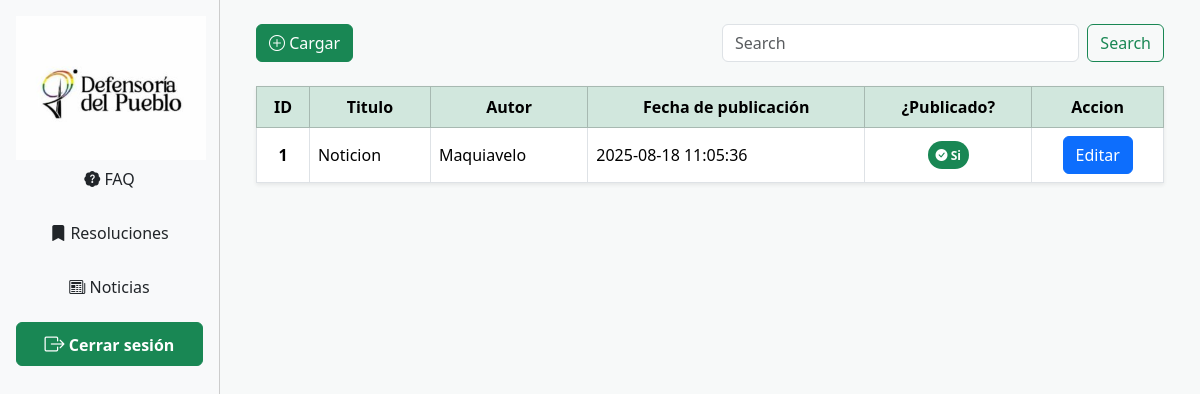
/principal/index.php?vista=noticias/noticias, run on the app's committed database.
### tables this page shows
CREATE TABLE `noticias` (
  `noticia_id` int(10) UNSIGNED NOT NULL,
  `titulo` varchar(100) NOT NULL,
  `contenido` text NOT NULL,
  `fecha_creacion` datetime NOT NULL DEFAULT current_timestamp(),
  `fecha_publicacion` datetime NOT NULL DEFAULT current_timestamp(),
  `fecha_finalizacion` datetime NOT NULL DEFAULT current_timestamp(),
  `autor` varchar(50) NOT NULL,
  `foto` varchar(20) DEFAULT NULL COMMENT 'Guarda el nombre de la foto',
  `estado` tinyint(4) NOT NULL DEFAULT 1
);

### vistas/noticias/noticias.php (the view, shortened to what this page needs)
<?php
    include_once "../plantilla/head2.php";
    mysqli_set_charset($link, "utf8mb4");
    $sql = "SELECT noticia_id, autor, titulo, fecha_creacion, estado FROM noticias";
    $items = mysqli_query($link, $sql);
?>
<div class="container">
    <div class="row">
        <div class="col">
            <a href="index.php?vista=noticias/cargarNoticia" class="btn btn-success"> <i class="bi bi-plus-circle"></i>&nbsp;Cargar</a>
        </div>
        <div class="col">
            <form class="d-flex" role="search">
                <input class="form-control me-2" type="search" placeholder="Search" aria-label="Search" />
                <button class="btn btn-outline-success" type="submit">Search</button>
            </form>
        </div>
    </div>
    <div class="row">
        <div class="col">
            <br>
            <table class="table table-hover table-bordered align-middle shadow-sm">
                <thead class="table-success text-center">
                    <tr>
                        <th scope="col">ID</th>
                        <th scope="col">Titulo</th>
                        <th scope="col">Autor</th>
                        <th scope="col">Fecha de publicación</th>
                        <th scope="col">¿Publicado?</th>
                        <th scope="col">Accion</th>
                    </tr>
                </thead>
                <tbody>
                    <?php while ($campos = mysqli_fetch_array($items)) { ?>
                    <tr>
                        <td class="text-center fw-bold"><?= $campos['noticia_id'] ?></td>
                        <td><?= $campos['titulo'] ?></td>
                        <td><?= $campos['autor'] ?></td>
                        <td><?= $campos['fecha_creacion'] ?></td>
                        <td class="text-center">
                            <?php if ($campos['estado'] == 1): ?>
                                <span class="badge rounded-pill bg-success p-2">
                                    <i class="bi bi-check-circle-fill"></i> Si
                                </span>
                            <?php else: ?>
                                <span class="badge rounded-pill bg-danger p-2">
                                    <i class="bi bi-x-circle-fill"></i> No
                                </span>
                            <?php endif; ?>
                        </td>
                        <td class="text-center">
                            <a href="index.php?vista=noticias/cargarNoticia&id=<?= $campos['noticia_id'] ?>" class="btn btn-primary">Editar</a>
                        </td>
                    </tr>
                <?php } ?>
                </tbody>
            </table>
        </div>
    </div>
</div>
</body>
</html>

### plantilla/style.css (style rules this page uses)
html, body { margin: 0; background-color: #f7f9f9; display: flex; flex-direction: column; height: 100%; }

### data on the page
noticias: noticia_id "1", titulo "Noticion", autor "Maquiavelo", fecha_creacion "2025-08-18 11:05:36", estado 1 (drawn)
